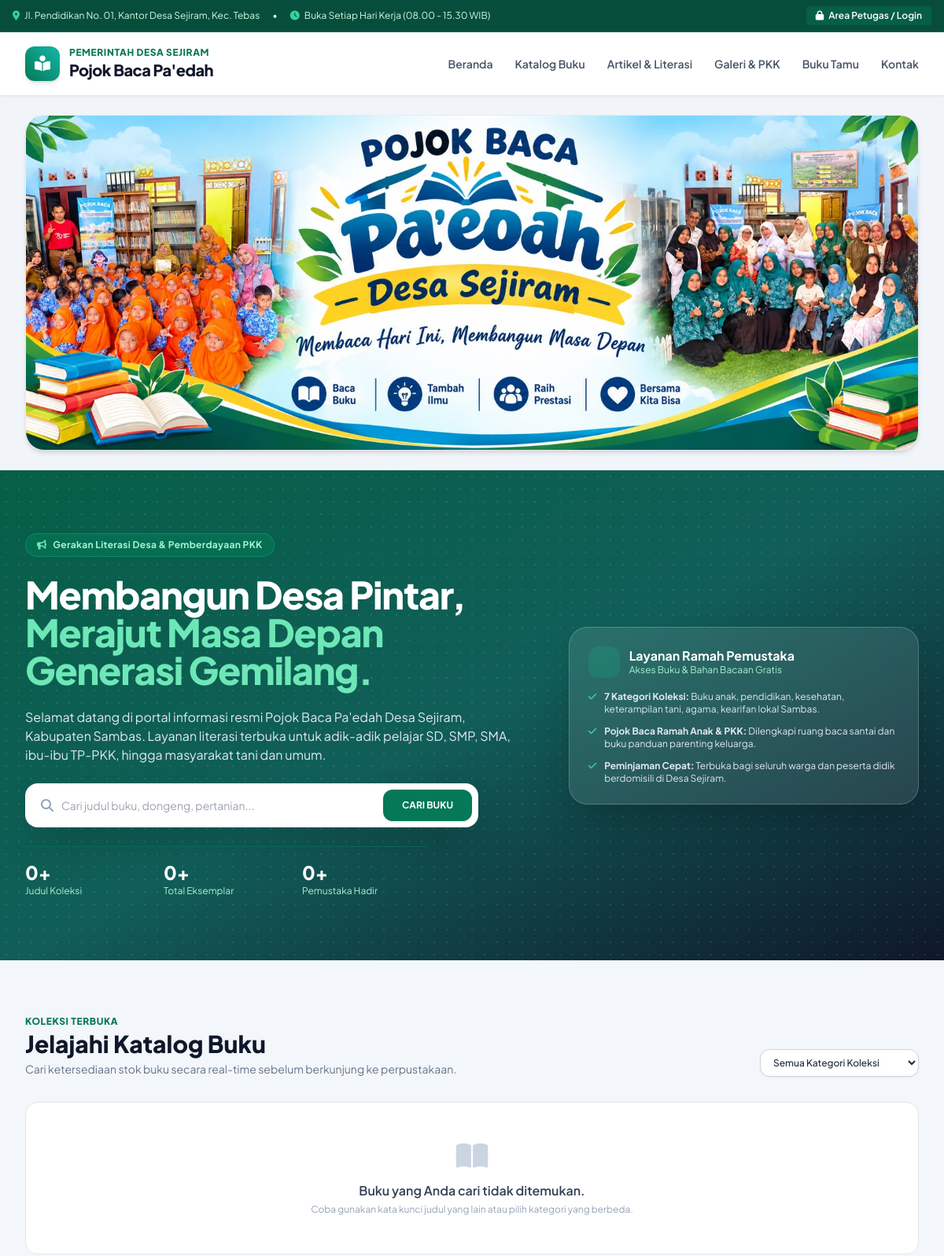
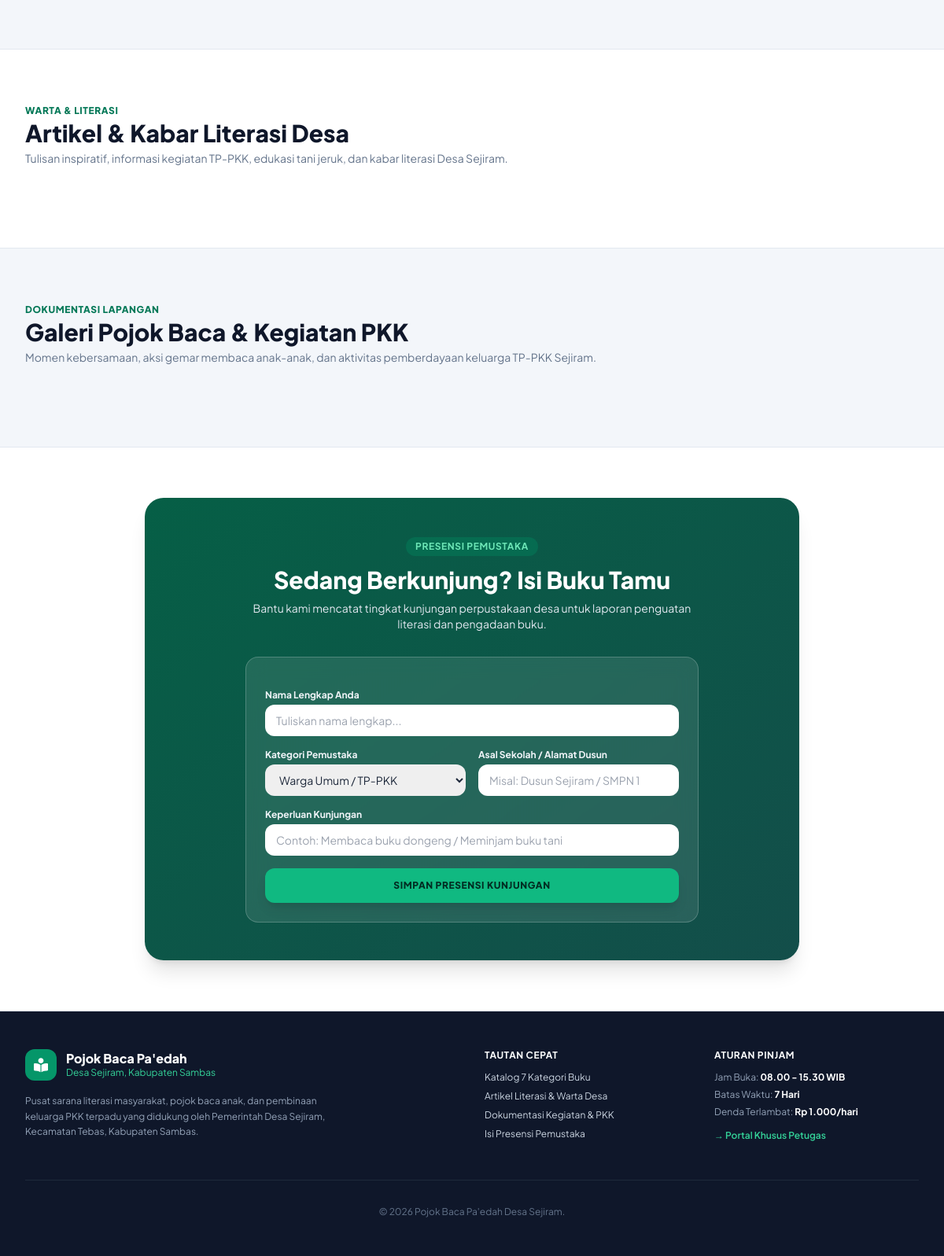
The page / on the database its author committed (2 pictures, top to bottom).
### tables this page shows
CREATE TABLE IF NOT EXISTS `pengaturan` (
  `id` INT AUTO_INCREMENT PRIMARY KEY,
  `nama_instansi` VARCHAR(150) NOT NULL,
  `desa` VARCHAR(100) NOT NULL,
  `kabupaten` VARCHAR(100) NOT NULL,
  `alamat` TEXT NOT NULL,
  `jam_operasional` VARCHAR(100) NOT NULL DEFAULT '08.00 - 16.00 WIB',
  `durasi_pinjam_hari` INT NOT NULL DEFAULT 7,
  `denda_per_hari` INT NOT NULL DEFAULT 1000,
  `nama_kades` VARCHAR(100) NOT NULL,
  `nama_pengelola` VARCHAR(100) NOT NULL
);

### portal.php (the view, shortened to what the rows shown need)
<?php
require_once __DIR__ . '/config/database.php';
$stmtSetting = $pdo->query("SELECT * FROM pengaturan LIMIT 1");
$setting = $stmtSetting->fetch() ?: [
    'nama_instansi' => 'Pojok Baca Pa\'edah',
    'desa' => 'Desa Sejiram',
    'kabupaten' => 'Kabupaten Sambas',
    'alamat' => 'Jl. Pendidikan No. 01, Kantor Desa Sejiram',
    'jam_operasional' => '08.00 - 15.30 WIB',
    'durasi_pinjam_hari' => 7,
    'denda_per_hari' => 1000
];
?>
<!DOCTYPE html>
<html lang="id" class="scroll-smooth">
<head>
    <script src="https://cdn.tailwindcss.com"></script>
    <link rel="stylesheet" href="https://cdnjs.cloudflare.com/ajax/libs/font-awesome/6.4.0/css/all.min.css">
</head>
<body class="bg-slate-50 text-slate-800 antialiased flex flex-col min-h-screen">
    <div class="bg-emerald-900 text-emerald-100 text-xs py-2 px-4 border-b border-emerald-800">
        <div class="max-w-7xl mx-auto flex flex-col sm:flex-row justify-between items-center gap-2">
            <div class="flex items-center gap-4">
                <span><i class="fa-solid fa-location-dot mr-1 text-emerald-400"></i> <?= e($setting['alamat']) ?></span>
                <span class="hidden md:inline">&bull;</span>
                <span class="hidden md:inline"><i class="fa-solid fa-clock mr-1 text-emerald-400"></i> Buka Setiap Hari Kerja (<?= e(!empty($setting['jam_operasional']) ? $setting['jam_operasional'] : '08.00 - 15.30 WIB') ?>)</span>
            </div>
        </div>
    </div>
    <header class="bg-white border-b border-slate-200 sticky top-0 z-40 shadow-sm">
        <div class="max-w-7xl mx-auto px-4 sm:px-6 lg:px-8">
            <div class="flex justify-between items-center h-20">
                <a href="portal.php" class="flex items-center gap-3">
                    <div>
                        <span class="text-xs uppercase tracking-wider font-extrabold text-emerald-700 block">Pemerintah <?= e($setting['desa']) ?></span>
                        <h1 class="text-lg md:text-xl font-black text-slate-900 tracking-tight leading-tight"><?= e($setting['nama_instansi']) ?></h1>
                    </div>
                </a>
            </div>
        </div>
    </header>
    <?php
    $bannerFile = 'uploads/img/banner.jpeg';
    $hasBanner = file_exists(__DIR__ . '/' . $bannerFile);
    ?>
    <section <?= !$hasBanner ? 'id="beranda"' : '' ?> class="relative bg-gradient-to-br from-emerald-800 via-teal-800 to-slate-900 text-white py-14 md:py-20 overflow-hidden">
        <div class="max-w-7xl mx-auto px-4 sm:px-6 lg:px-8 relative z-10">
            <div class="grid grid-cols-1 lg:grid-cols-12 gap-12 items-center">
                <div class="lg:col-span-7 space-y-6">
                    <div class="inline-flex items-center gap-2 bg-emerald-700/60 border border-emerald-500/40 text-emerald-200 px-3.5 py-1.5 rounded-full text-xs font-bold tracking-wide">
                        <i class="fa-solid fa-bullhorn text-emerald-300"></i> Gerakan Literasi Desa & Pemberdayaan PKK
                    </div>
                    <h2 class="text-3xl sm:text-4xl lg:text-5xl font-black leading-tight tracking-tight">
                        Membangun Desa Pintar, <br>
                        <span class="text-emerald-300">Merajut Masa Depan Generasi Gemilang.</span>
                    </h2>
                    <p class="text-slate-200 text-sm sm:text-base leading-relaxed max-w-2xl font-normal">
                        Selamat datang di portal informasi resmi <?= e($setting['nama_instansi']) ?> <?= e($setting['desa']) ?>, Kabupaten Sambas. Layanan literasi terbuka untuk adik-adik pelajar SD, SMP, SMA, ibu-ibu TP-PKK, hingga masyarakat tani dan umum.
                    </p>
                    <form action="#katalog" method="GET" class="bg-white p-2 rounded-2xl shadow-2xl flex flex-col sm:flex-row gap-2 max-w-xl text-slate-800">
                        <div class="flex-1 flex items-center px-3">
                        </div>
                        <button type="submit" class="bg-emerald-700 hover:bg-emerald-800 text-white font-bold text-xs uppercase px-6 py-3 rounded-xl transition shadow">
                        </button>
                    </form>
                    <div class="grid grid-cols-3 gap-4 pt-4 border-t border-emerald-700/60 max-w-lg">
                        <div>
                        </div>
                        <div>
                        </div>
                        <div>
                        </div>
                    </div>
                </div>
            </div>
        </div>
    </section>
    <section id="katalog" class="py-16 bg-slate-100/70 border-b border-slate-200">
        <div class="max-w-7xl mx-auto px-4 sm:px-6 lg:px-8">
            <div class="flex flex-col md:flex-row justify-between items-start md:items-end gap-4 mb-8">
                <div>
                    <h2 class="text-2xl sm:text-3xl font-extrabold text-slate-900">Jelajahi Katalog Buku</h2>
                </div>
            </div>
        </div>
    </section>
    <section id="artikel" class="py-16 bg-white border-b border-slate-200">
        <div class="max-w-7xl mx-auto px-4 sm:px-6 lg:px-8">
            <div class="flex flex-col md:flex-row justify-between items-start md:items-end gap-4 mb-10">
                <div>
                    <h2 class="text-2xl sm:text-3xl font-extrabold text-slate-900">Artikel & Kabar Literasi Desa</h2>
                </div>
            </div>
        </div>
    </section>
    <section id="galeri" class="py-16 bg-slate-100/70 border-b border-slate-200">
        <div class="max-w-7xl mx-auto px-4 sm:px-6 lg:px-8">
            <div class="flex flex-col md:flex-row justify-between items-start md:items-end gap-4 mb-10">
                <div>
                    <h2 class="text-2xl sm:text-3xl font-extrabold text-slate-900">Galeri Pojok Baca & Kegiatan PKK</h2>
                </div>
            </div>
        </div>
    </section>
    <section id="buku-tamu" class="py-16 bg-white border-b border-slate-200">
        <div class="max-w-4xl mx-auto px-4 sm:px-6 lg:px-8">
            <div class="bg-gradient-to-br from-emerald-800 to-teal-900 rounded-3xl p-8 sm:p-12 text-white shadow-xl relative overflow-hidden">
                <div class="relative z-10">
                    <div class="text-center max-w-xl mx-auto mb-8">
                        <h2 class="text-2xl sm:text-3xl font-black">Sedang Berkunjung? Isi Buku Tamu</h2>
                    </div>
                </div>
            </div>
        </div>
    </section>
    <footer id="kontak" class="bg-slate-900 text-slate-300 py-12 mt-auto">
        <div class="max-w-7xl mx-auto px-4 sm:px-6 lg:px-8">
            <div class="grid grid-cols-1 md:grid-cols-4 gap-8 mb-12">
                <div class="md:col-span-2 space-y-4">
                    <div class="flex items-center gap-3">
                        <div>
                            <h4 class="font-extrabold text-white text-base leading-tight"><?= e($setting['nama_instansi']) ?></h4>
                            <p class="text-xs text-emerald-400"><?= e($setting['desa']) ?>, Kabupaten Sambas</p>
                        </div>
                    </div>
                </div>
                <div>
                </div>
                <div>
                    <ul class="space-y-1.5 text-xs text-slate-400">
                        <li>Jam Buka: <strong class="text-white"><?= e(!empty($setting['jam_operasional']) ? $setting['jam_operasional'] : '08.00 - 15.30 WIB') ?></strong></li>
                        <li>Batas Waktu: <strong class="text-white"><?= (int)$setting['durasi_pinjam_hari'] ?> Hari</strong></li>
                        <li>Denda Terlambat: <strong class="text-white">Rp <?= number_format($setting['denda_per_hari'], 0, ',', '.') ?>/hari</strong></li>
                    </ul>
                </div>
            </div>
            <div class="pt-8 border-t border-slate-800 text-center text-xs text-slate-500">
                &copy; <?= date('Y') ?> <?= e($setting['nama_instansi']) ?> <?= e($setting['desa']) ?>.
            </div>
        </div>
    </footer>
</body>
</html>

### rows shown on the page
pengaturan: alamat "Jl. Pendidikan No. 01, Kantor Desa Sejiram, Kec. Tebas", jam_operasional "08.00 - 15.30 WIB", desa "DESA SEJIRAM", nama_instansi "Pojok Baca Pa'edah", desa "Desa Sejiram", durasi_pinjam_hari "7", denda_per_hari "1.000"

### other values the page prints
$totalJudul "0"
$totalStok "0"
$totalPengunjung "0"
